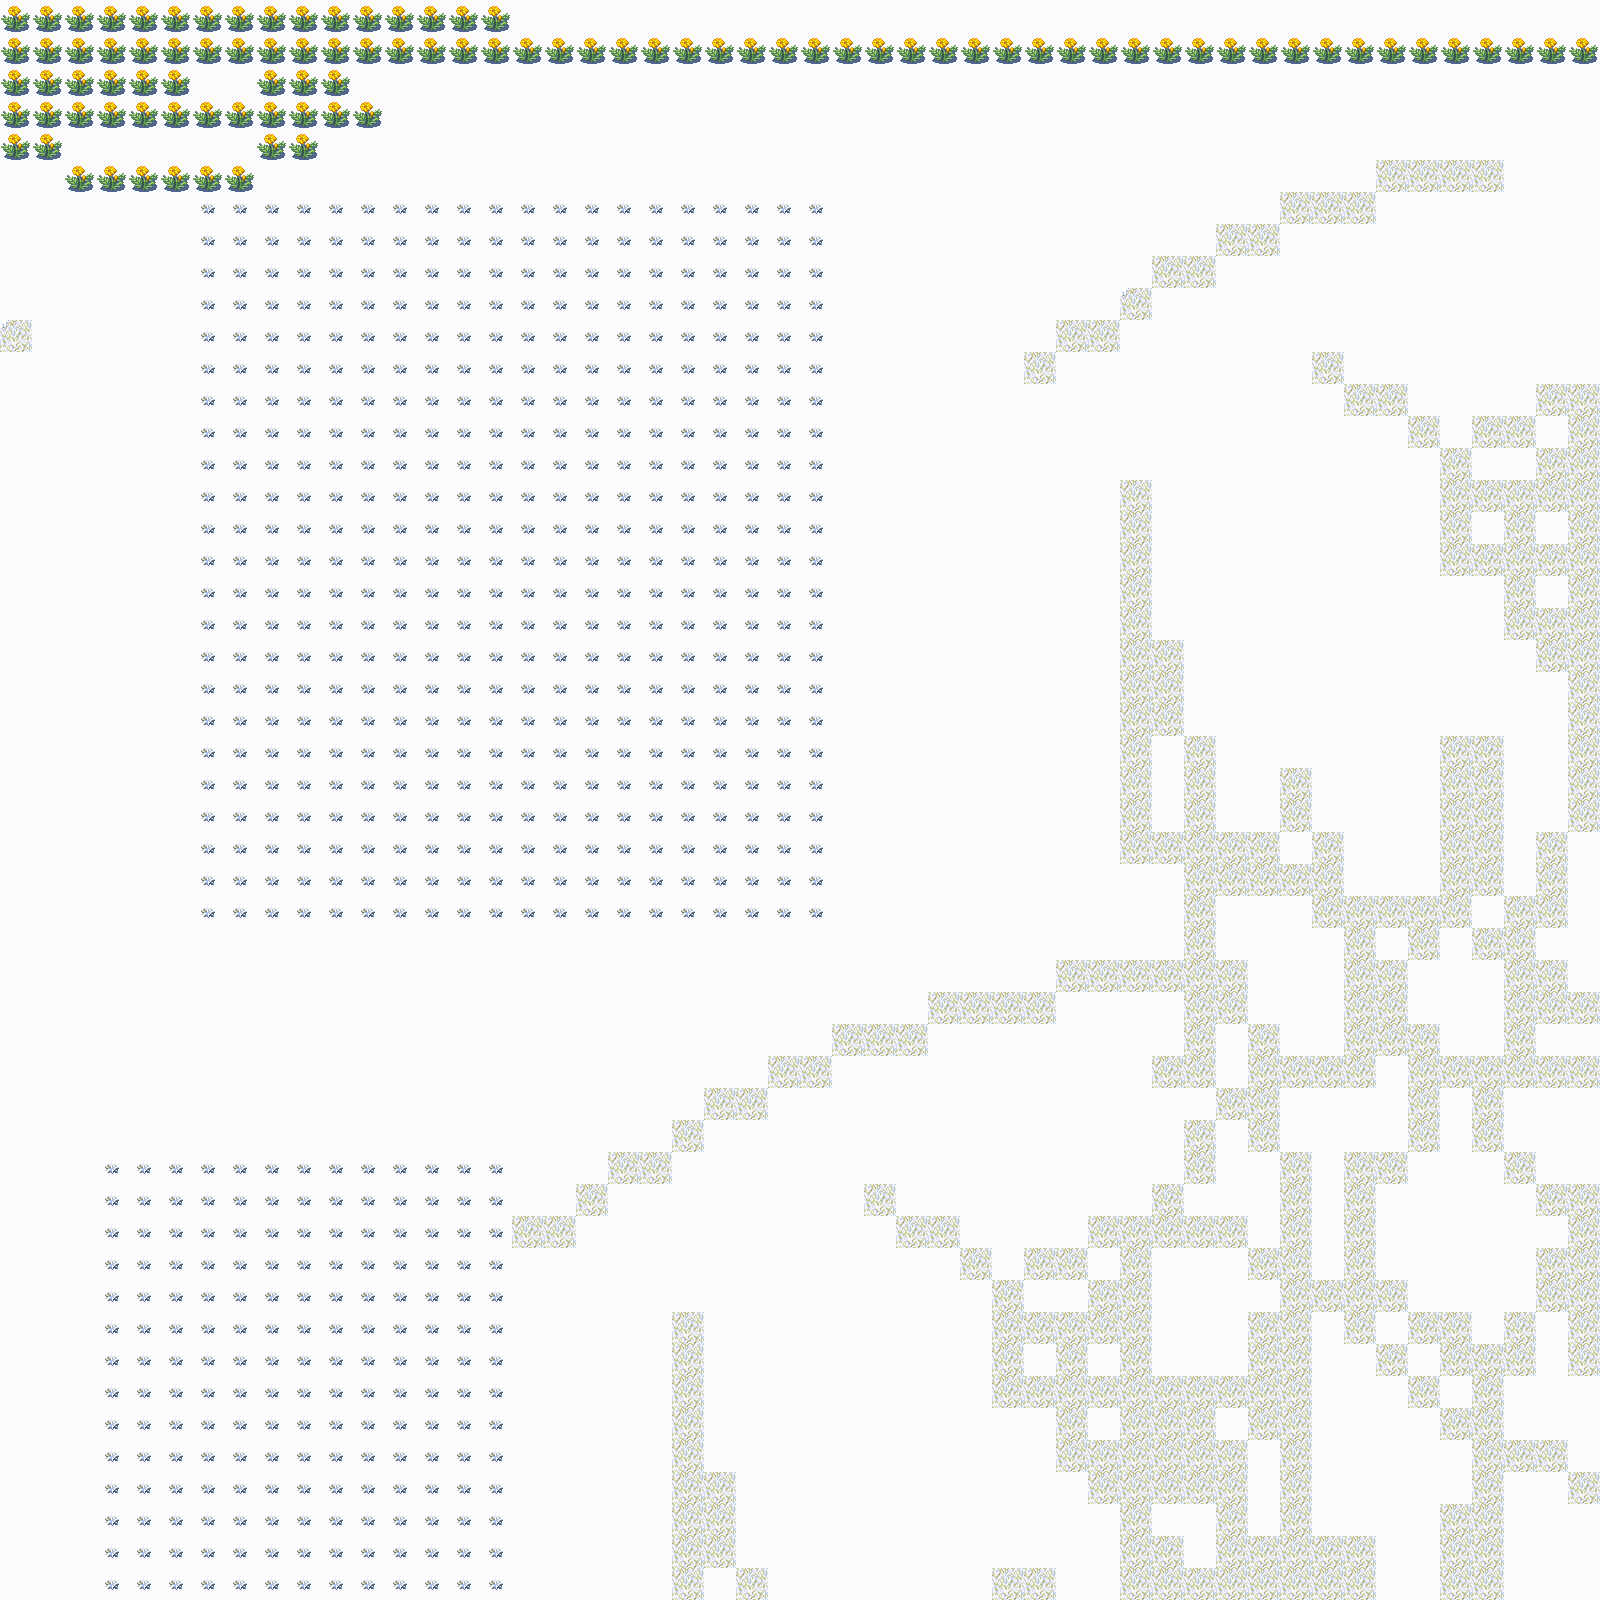

A level layout from a 2D game, rendered from its tile map. Below: a short description, then the map file with tile-grid data replaced by summaries:
An orthogonal 50x50 tile map with 32x32 px tiles, 2 tile layers (图块层 1, 图块层 2) and 1 object.

<map version="1.5" tiledversion="1.7.1" orientation="orthogonal" renderorder="right-down" width="50" height="50" tilewidth="32" tileheight="32" infinite="0" nextlayerid="4" nextobjectid="2">
 <tileset firstgid="1" source="冰雪.tsx" />
 <layer id="1" name="图块层 1" width="50" height="50">
  <properties>
   <property name="c" type="file" value="" />
  </properties>
  <data>[2500 cells, 2500 non-empty, 1 distinct tile ids]</data>
 </layer>
 <layer id="2" name="图块层 2" width="50" height="50">
  <properties>
   <property name="aa" value="3243" />
  </properties>
  <data>[2500 cells, 1045 non-empty, 4 distinct tile ids]</data>
 </layer>
 <objectgroup id="3" name="对象层 1">
  <object id="1" x="416" y="160" width="32" height="32" />
 </objectgroup>
</map>